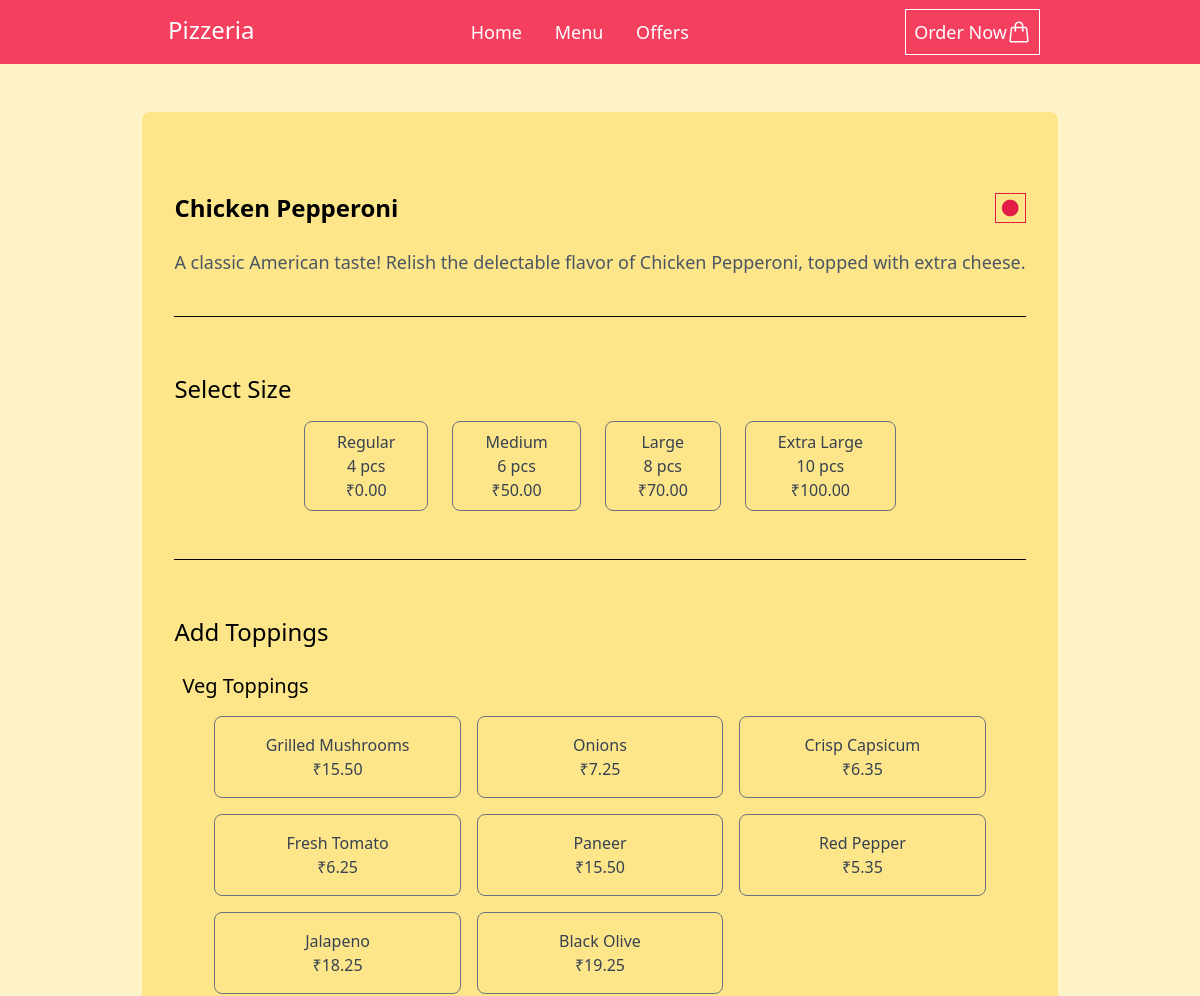
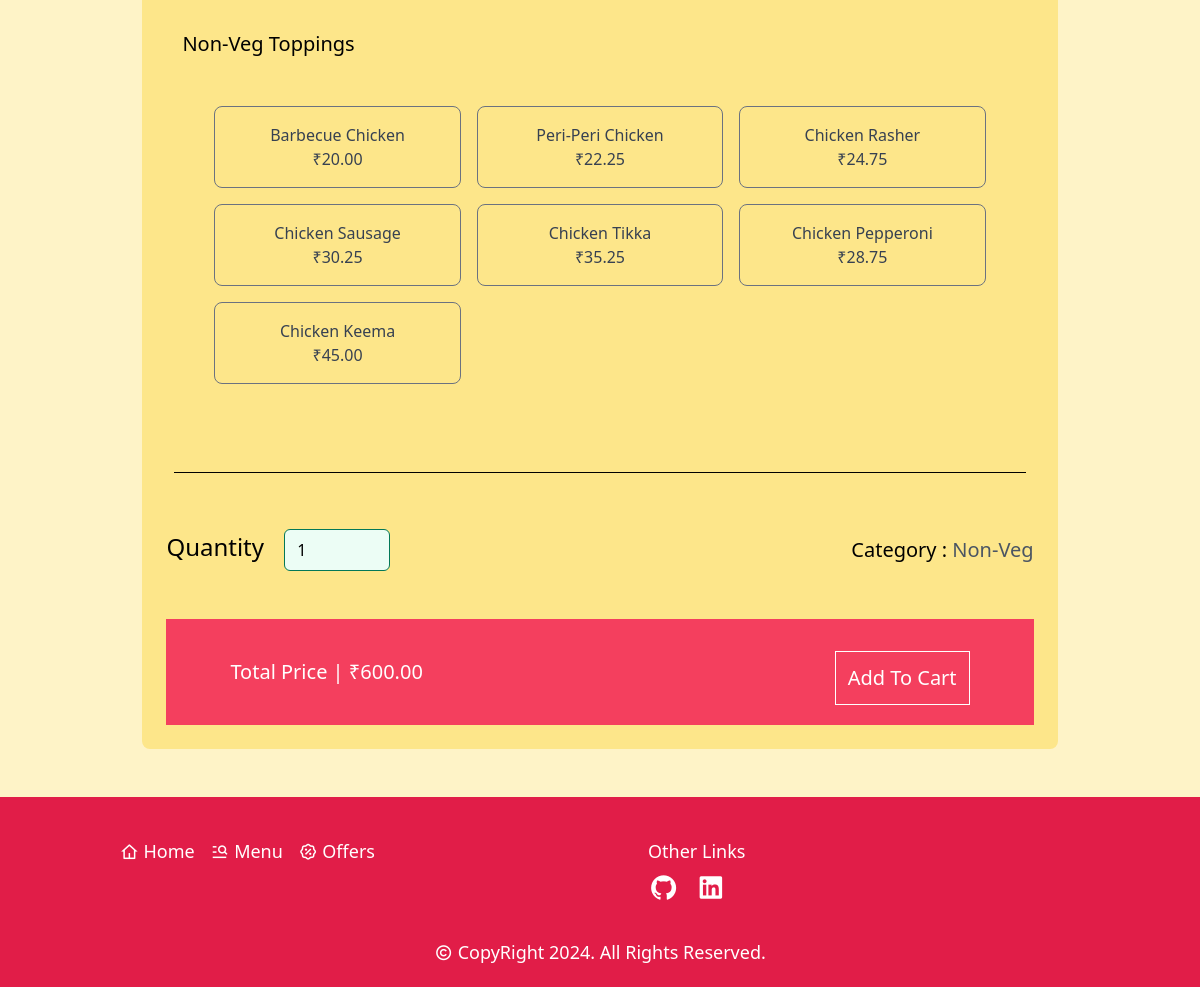
The page /pizza_detail/ca552815-e4d0-4fb9-ae18-4d98d01db810/ on the database its author committed (2 pictures, top to bottom).
### orders/models.py (models this page shows)
class BaseModel(models.Model):
    uid = models.UUIDField(default=uuid.uuid4, editable=False, primary_key=True)
    created_at = models.DateTimeField(default=timezone.now)
    updated_at = models.DateTimeField(default=timezone.now)
    class Meta:
        abstract = True

class Pizza(BaseModel):
    CATEGORY_CHOICE = [
        ('Veg', 'Veg'), ('Non-Veg', 'Non-Veg')
    ]
    name = models.CharField(max_length=100)
    description = models.TextField()
    pizza_image = models.ImageField(upload_to="pizza_image/", null=True)
    category = models.CharField(max_length=20, choices=CATEGORY_CHOICE)
    price = models.DecimalField(max_digits=6, decimal_places=2)
    available = models.BooleanField(default=True)

class Size(BaseModel):
    size = models.CharField(max_length=20)
    slices = models.PositiveIntegerField(null=True)
    price = models.DecimalField(max_digits=5, decimal_places=2)

class Topping(models.Model):
    CATEGORY_CHOICE = [
        ('Veg', 'Veg'), ('Non-Veg', 'Non-Veg')
    ]
    topping_name = models.CharField(max_length=100)
    price = models.DecimalField(max_digits=5, decimal_places=2)
    category = models.CharField(max_length=20, choices=CATEGORY_CHOICE, null=True)

### orders/views.py (the view)
# urls.py: path('pizza_detail/<uuid:pz_id>/', pizza_detail, name='pizza_detail'),
def pizza_detail(request, pz_id, item_id=None):
    pizza = Pizza.objects.get(uid = pz_id)
    size = Size.objects.all()
    veg_topping = Topping.objects.filter(category='Veg')
    non_veg_topping = Topping.objects.filter(category='Non-Veg')
    return render(request, 'pizza_detail.html', {'pizza':pizza, 'veg_topping':veg_topping, 'non_veg_topping':non_veg_topping, 'size':size})

### templates/pizza_detail.html (shortened to what this page needs)
{% extends 'base.html' %}
{% block main %}
<div class="lg:flex lg:items-center lg:justify-center">
<div class="bg-amber-200 p-3 md:p-6 rounded-lg">
    <div class="my-6 p-2 lg:mt-12">
        <div class="flex items-center justify-between">
            <h2 class="text-xl lg:text-2xl font-semibold">{{ pizza.name }}</h2>
            <button class="cursor-text lg:text-xl border px-1 {% if pizza.category == 'Veg' %}border-emerald-700{% else %}border-rose-600{% endif %}"><i class="ri-circle-fill {% if pizza.category == 'Veg' %}text-emerald-700{% else %}text-rose-600{% endif %} "></i></button>
        </div>
        <p class="mt-2 lg:mt-6 lg:text-lg text-gray-600">{{ pizza.description }}</p>
        <div class="h-[1px] bg-black mt-10"></div>
    </div>
    <form method="post" action="{% url 'add_item_cart' pizza.uid %}">
        <div class="mt-6 md:mt-10 p-2">
            <h2 class="text-xl lg:text-2xl font-medium">Select Size</h2>
            <div class="mt-4 px-6 grid grid-cols-2 gap-3 md:gap-0 md:flex items-center justify-evenly lg:justify-center lg:gap-6">
                {% for sz in size %}
                    <div>
                        <label class="relative cursor-pointer">
                            <div class="border flex flex-col items-center justify-center border-gray-500 text-gray-700 rounded-lg py-2 px-8 text-center peer-checked:border-emerald-700 peer-checked:bg-emerald-50">
                                <h3 class="font-medium">{{ sz.size }}</h3>
                                <p class="">{{ sz.slices }} pcs</p>
                                <p>₹{{ sz.price }}</p>
                            </div>
                        </label>
                    </div>
                {% endfor %}
            </div>
            <div class="h-[1px] bg-black mt-12"></div>
        </div>
        <div class="mt-10 p-2">
            <h2 class="text-xl lg:text-2xl font-medium">Add Toppings</h2>
            <div class="my-4 p-2">
                <h2 class="font-medium text-lg lg:text-xl">Veg Toppings</h2>
                <div class="mt-4 grid grid-cols-2 md:grid-cols-3 gap-4 lg:px-8">
                    {% for top in veg_topping %}
                        <label class="relative cursor-pointer">
                            <div class="border border-gray-500 rounded-lg p-4 text-center peer-checked:border-emerald-700 peer-checked:bg-emerald-50">
                                <span class="block peer-checked:text-emerald-700 font-medium text-gray-700">{{ top.topping_name }}</span>
                                <span class="block peer-checked:text-emerald-700 text-gray-700">₹{{ top.price }}</span>
                            </div>
                        </label>
                    {% endfor %}
                </div>
            </div>
            <div class="my-4 p-2">
                <h2 class="font-medium text-lg lg:text-xl">Non-Veg Toppings</h2>
                <div class="mt-4 grid grid-cols-2 md:grid-cols-3 gap-4 lg:p-8">
                    {% for top in non_veg_topping %}
                        <label class="relative cursor-pointer">
                            <div class="border border-gray-500 rounded-lg p-4 text-center peer-checked:border-emerald-700 peer-checked:bg-emerald-50">
                                <span class="block peer-checked:text-emerald-700 font-medium text-gray-700">{{ top.topping_name }}</span>
                                <span class="block peer-checked:text-emerald-700 text-gray-700">₹{{ top.price }}</span>
                            </div>
                        </label>
                    {% endfor %}
                </div>
            </div>
            <div class="h-[1px] bg-black mt-12"></div>
        </div>
        <div class="my-10 lg:my-12 flex items-center justify-between">
            <div>
                <label for="quantity" class="text-xl lg:text-2xl font-medium">Quantity</label>
                <input type="number" name="quantity" min="1" max="10" value="1" class="lg:ms-4 rounded-md border-emerald-700 bg-emerald-50 focus:border-emerald-700 focus:ring-emerald-700">
            </div>
            <div class="text-lg lg:text-xl">
                <span class="font-medium">Category : </span>
                <span class="text-gray-600 font-medium">{{ pizza.category }}</span>
            </div>
        </div>
        <div class="bg-rose-500 p-4 md:py-5 md:px-12 lg:px-16">
            <div class="flex flex-col items-end md:flex-row md:justify-between md:items-center">
                <p class="font-medium text-white text-lg lg:text-xl">Total Price | ₹{{ pizza.price }}</p>
                <a href="{% url 'add_item_cart' pizza.uid %}"><button class="mt-3 border p-3 lg:text-xl font-medium text-white border-white hover:bg-emerald-600 hover:text-white">Add To Cart</button></a>
            </div>
        </div>
    </form>
</div>
</div>
{% endblock %}

### rows shown on the page
Pizza: name "Chicken Pepperoni", description "A classic American taste! Relish the delectable flavor of Chicken Pepperoni, topped with extra cheese.", category "Non-Veg", price "600.00"
Size: size "Regular", slices "4", price "0.00"
Size: size "Medium", slices "6", price "50.00"
Size: size "Large", slices "8", price "70.00"
Size: size "Extra Large", slices "10", price "100.00"
Topping: topping_name "Grilled Mushrooms", price "15.50"
Topping: topping_name "Onions", price "7.25"
Topping: topping_name "Crisp Capsicum", price "6.35"
Topping: topping_name "Fresh Tomato", price "6.25"
Topping: topping_name "Paneer", price "15.50"
Topping: topping_name "Red Pepper", price "5.35"
Topping: topping_name "Jalapeno", price "18.25"
Topping: topping_name "Black Olive", price "19.25"
Topping: topping_name "Barbecue Chicken", price "20.00"
Topping: topping_name "Peri-Peri Chicken", price "22.25"
Topping: topping_name "Chicken Rasher", price "24.75"
Topping: topping_name "Chicken Sausage", price "30.25"
Topping: topping_name "Chicken Tikka", price "35.25"
Topping: topping_name "Chicken Pepperoni", price "28.75"
Topping: topping_name "Chicken Keema", price "45.00"
